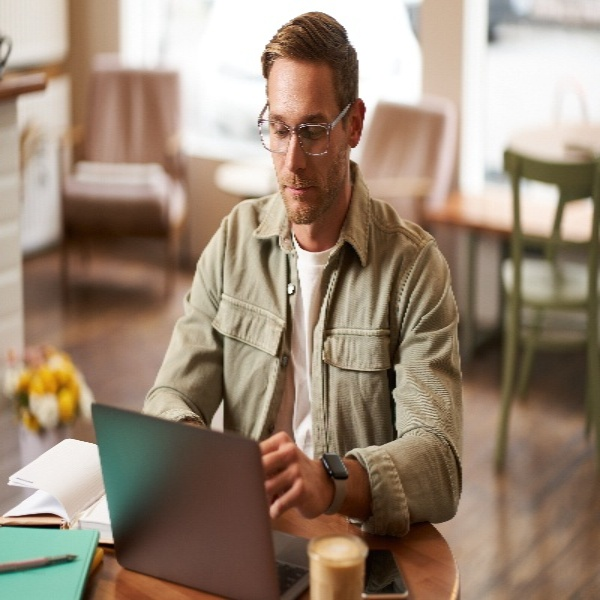
#> input picture blurring/freelancer.jpg, 600 x 600 px
$ python main.py
#> lines starting #> are read from the running program, lines starting #| are printed output that depends on the picture
from pathlib import Path
import cv2

img_path = Path("freelancer.jpg")
img = cv2.imread(img_path)
#> img is the input picture: shape (600, 600, 3); mean B, G, R 117.6, 135.6, 154.7


k_size = 21
img_blur = cv2.blur(img, (k_size, k_size))
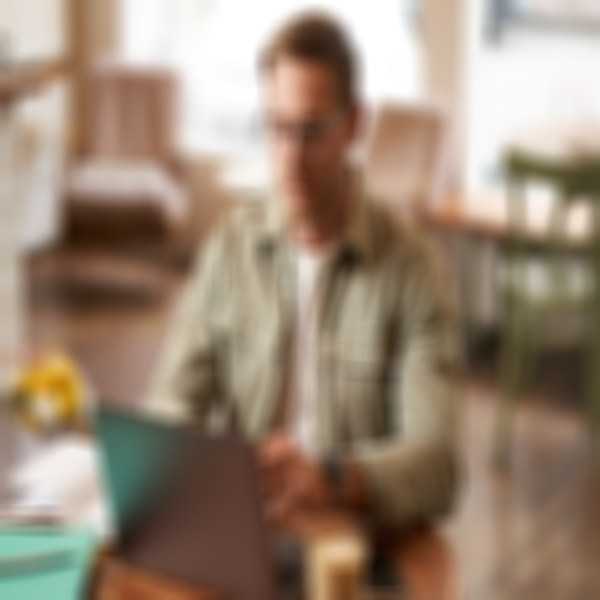
#> img_blur: shape (600, 600, 3); mean B, G, R 117.6, 135.6, 154.7
img_gauss_blur = cv2.GaussianBlur(img, (k_size, k_size, ), 0)
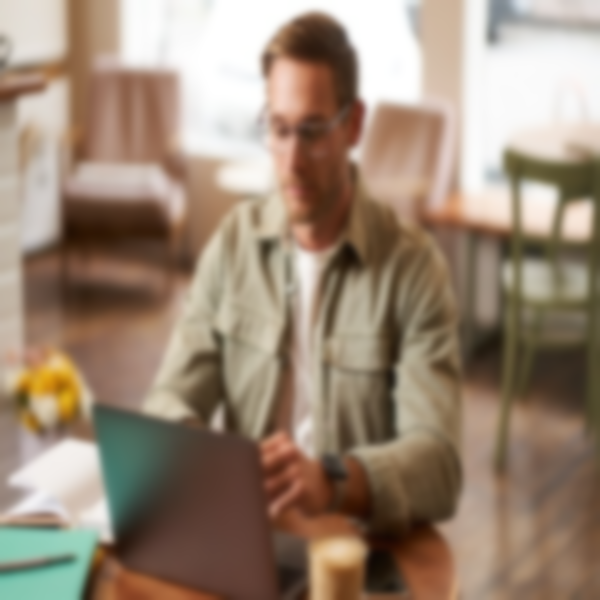
#> img_gauss_blur: shape (600, 600, 3); mean B, G, R 117.6, 135.6, 154.7
img_median_blur = cv2.medianBlur(img, k_size)
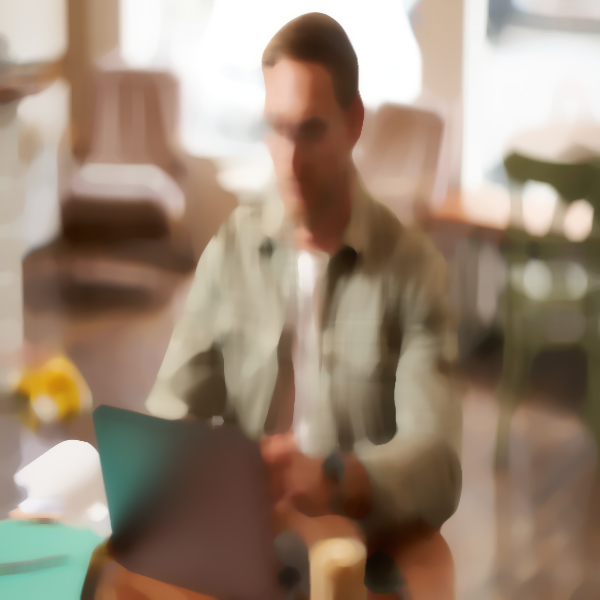
#> img_median_blur: shape (600, 600, 3); mean B, G, R 117.9, 136.2, 155.6
cv2.imshow("img", img)


cv2.imshow("img_blur", img_blur)
cv2.imshow("gauss blur", img_gauss_blur)
cv2.imshow("median", img_median_blur)
cv2.waitKey(0)
